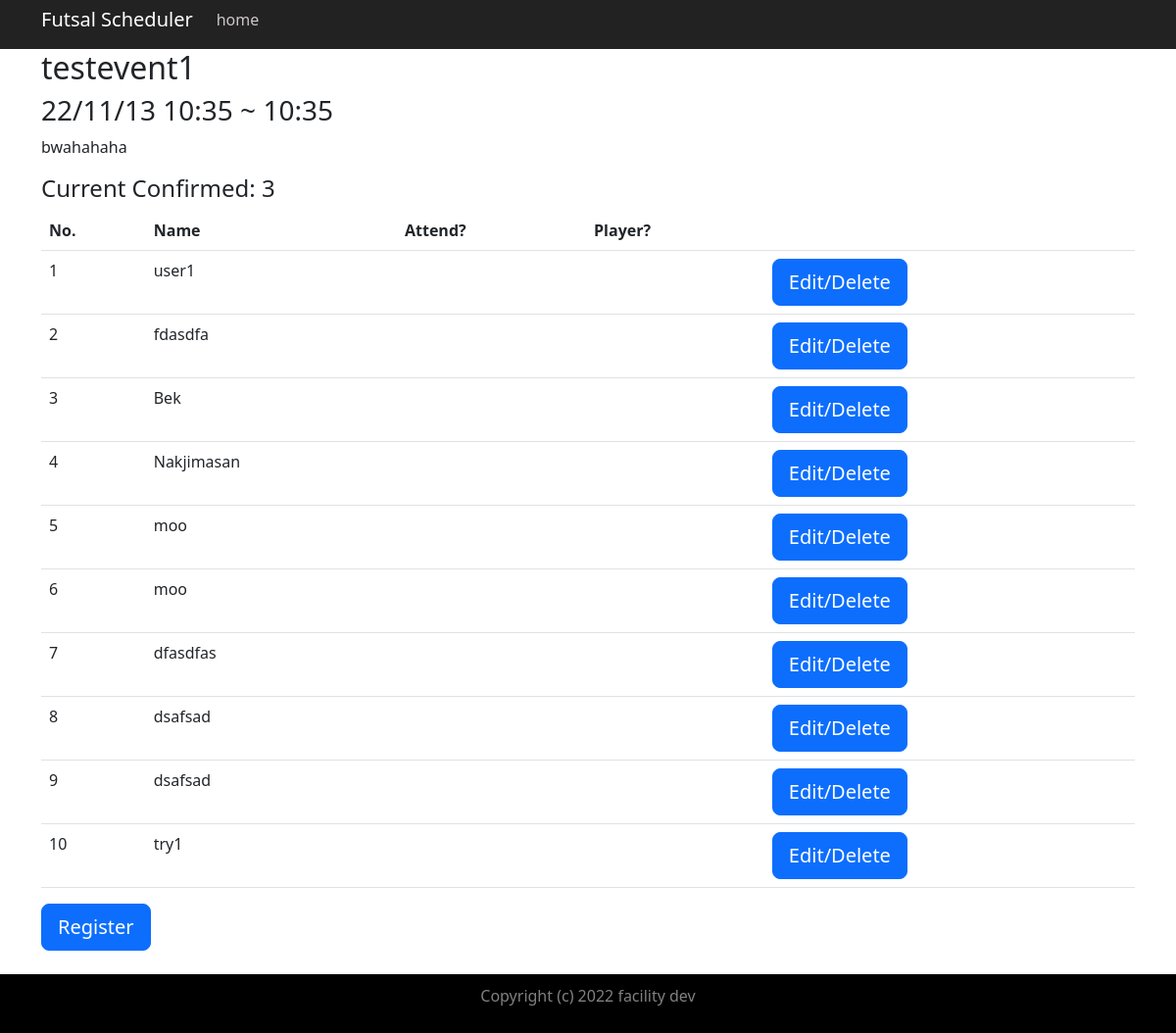
The app's page /scheduler/event/1/, older data.
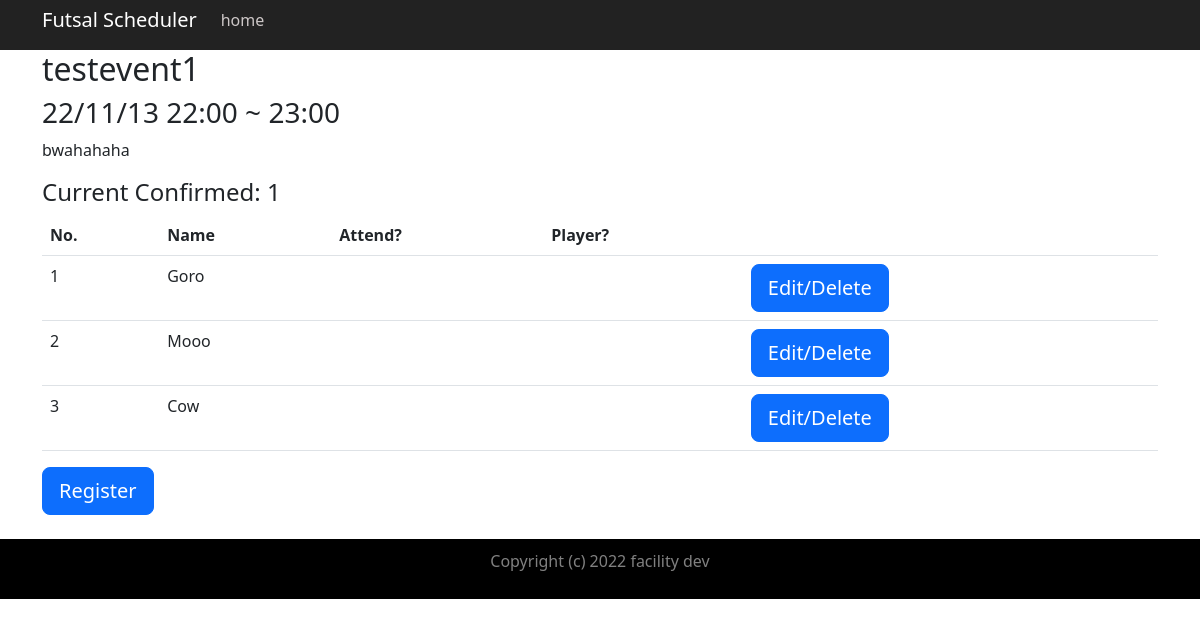
The same page, newer data.
### scheduler/models.py (models this page shows, shortened)
class Event(models.Model):
    class EventStatus(models.TextChoices):
        CONFIRMED = 'CO', 'Confirmed'
        UNCONFIRMED = 'UC', 'Unconfirmed'
        CANCELLED = 'CA', 'Cancelled'
    event_name = models.CharField(max_length=200)
    event_date = models.DateField(default = datetime.datetime.today())
    event_start = models.TimeField(default = datetime.datetime.now())
    event_end = models.TimeField(default = datetime.datetime.now())
    event_created = models.DateTimeField(auto_now_add=True)
    event_updated = models.DateTimeField(auto_now=True)
    event_comment = models.TextField()
    event_status = models.CharField(max_length = 2, choices = EventStatus.choices)
    class Meta:
        ordering = ['event_date', 'event_start']
    def __str__(self):
        return str(self.id)

class Player(models.Model):
    class PlayerStatus(models.TextChoices):
        PLAYER = 'PL', 'Player'
        WATCHING = 'WA', 'Watching'
    class AttendanceStatus(models.TextChoices):
        CONFIRMED = 'CO', 'Confirmed'
        MAYBE = 'MB', 'Maybe'
        WILL_NOT_ATTEND = 'NO', 'Will not attend'
    event = models.ForeignKey(Event, on_delete = models.CASCADE, related_name = 'relevant_event_name')
    name = models.CharField(max_length=200)
    player_status = models.CharField(max_length = 2, choices= PlayerStatus.choices)
    attendance_status = models.CharField(max_length = 2, choices= AttendanceStatus.choices)
    created = models.DateTimeField(auto_now_add=True)
    updated = models.DateTimeField(auto_now=True)
    comment = models.TextField(null=True, blank=True)
    class Meta:
        ordering = ['created']

### scheduler/views.py (the view)
# urls.py: path('event/<int:pk>/', views.event, name='event'),
def event(request, pk):
    dateformat = "%y/%m/%d"
    timeformat = "%H:%M"
    thisEvent=Event.objects.filter(id = pk).values()[0]
    event_name = thisEvent['event_name']
    event_date = datetime.datetime.strftime(thisEvent['event_date'], dateformat)
    event_start = datetime.time.strftime(thisEvent['event_start'], timeformat)
    event_end = datetime.time.strftime(thisEvent['event_end'], timeformat)
    event_comment = thisEvent['event_comment']
    event_status = thisEvent['event_status']
    params = {
        'event_count': Player.objects.filter(event=pk).filter(attendance_status = 'CO').count(),
        'event_name':event_name,
        'event_date':event_date,
        'event_start': event_start,
        'event_end': event_end,
        'event_comment':event_comment,
        'event_status':event_status,
        'players' : Player.objects.filter(event = pk).annotate(N=RawSQL('row_number() over ()', [])).values(),
        'form' : RegisterPlayerForm(initial={'event':pk}),
        }
    return render(request, 'scheduler/event.html', params)

### scheduler/templates/scheduler/event.html (shortened to what this page needs)
{% extends 'scheduler/base.html' %}
{% block content %}
<div class="container">
    <div>
        <div>
            <h2>{{event_name}}</h2>
            <h3>{{event_date}} {{event_start}} ~ {{event_end}}</h3>
            <p>{{event_comment}}</p>
        </div>
    </div>
    <div class="table-responsive">
        <h4>Current Confirmed: {{event_count}}</h4>
        <table class="table">
            <thead>
                <tr>
                    <th>No.</th>
                    <th>Name</th>
                    <th>Attend?</th>
                    <th>Player?</th>
					<th></th>
                </tr>
            </thead>
            <tbody>
                {% for player in players %}
                <tr>
                    <td>{{player.N}}</td>
                    <td>{{player.name}}</td>
                    <td>{{player.get_attendance_status_display}}</td>
                    <td>{{player.get_player_status_display}}</td>
                    <td><a href="/scheduler/edit/{{player.id}}/" class="btn btn-primary btn-lg" type="button">Edit/Delete</a></div>
                </tr>
                {% endfor %}
    <div><a class="btn btn-primary btn-lg" type="button" data-bs-toggle="modal" data-bs-target="#modalregistration" id="{{player.pk}}">Register</a></div>
    <br>
{% endblock %}

### scheduler/templates/scheduler/base.html (shortened to what this page needs)
{% load static %}
<!DOCTYPE html>
<html lang="en">
<head>
  <link rel="stylesheet" href="{% static 'scheduler/bootstrap/css/bootstrap.min.css' %}" >
</head>
<body>
    <nav class="navbar navbar-light navbar-expand-md navbar-fixed-top navigation-clean-button" style="background: rgb(34, 34, 34);border-radius: 20;border-top-left-radius: 20;border-top-right-radius: 20;border-bottom-right-radius: 20;border-bottom-left-radius: 20;border-style: none;padding-top: 0;padding-bottom: 10px;">
        <div class="container"><button class="navbar-toggler" data-bs-toggle="collapse" data-bs-target="#navcol-1"><span class="visually-hidden">Toggle navigation</span></button>
            <div><a class="navbar-brand" href="#" ><span style="color:white; margin-left:0px;">Futsal Scheduler </span></a></div>
            <div id="navcol-1" class="collapse navbar-collapse" style="color: rgb(255,255,255);">
                <ul class="navbar-nav nav-right">
                    <li class="nav-item"><a class="nav-link active" href="{% url 'scheduler:home' %}" style="color: rgba(224,217,217,0.9);">home </a></li>
                </ul>
            </div>
        </div>
    </nav>
      {% block content %} {% endblock %}
    <footer id="footer" style="width:100">
        <div style="background: black;text-align: center;margin: 0px; padding: 10px;">
            <p style="color: grey;">Copyright (c) 2022 facility dev</p>
        </div>
    </footer>
  </body>
</html>

Row changes from the older to the newer data that the page shows:
removed Player: N "1", name "user1"
removed Player: N "2", name "fdasdfa"
removed Player: N "3", name "Bek"
removed Player: N "4", name "Nakjimasan"
removed Player: N "5", name "moo"
removed Player: N "6", name "moo"
removed Player: N "7", name "dfasdfas"
removed Player: N "8", name "dsafsad"
removed Player: N "9", name "dsafsad"
removed Player: N "10", name "try1"
added Player: N "1", name "Goro"
added Player: N "2", name "Mooo"
added Player: N "3", name "Cow"
Text that changed along with them:
{{ event_start }}: "10:35" → "22:00"
{{ event_end }}: "10:35" → "23:00"
{{ event_count }}: "3" → "1"
